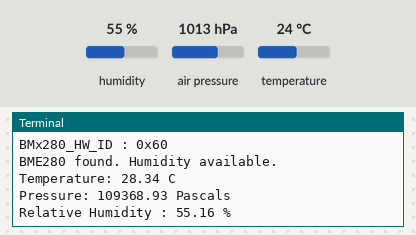
Simulated run of this program. Board: Raspberry Pi (BCM pin numbers). Parts: the last lines printed to the terminal. The test bench sets the inputs (shaded band); at power-on: humidity 55 %, air pressure 1013 hPa, temperature 24 °C. The interpreter's speed is modelled, so counts of loop turns are approximate.

Above: at 1.2 s.
1.3 s: humidity set to 22 %
At 2.5 s:
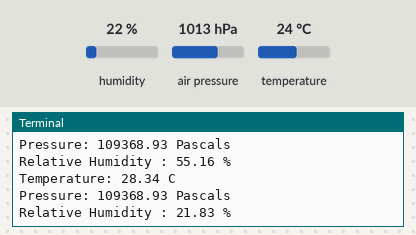
4.0 s: air pressure set to 952 hPa
At 5.3 s:
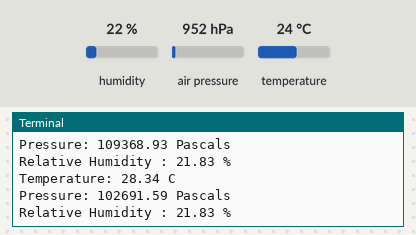
6.7 s: temperature set to 12 °C
At 8.6 s:
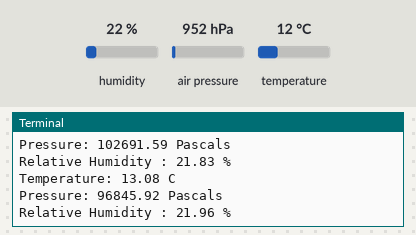
Timing chart, 0 to 10.1 s (numbered marks = the images above; inputs shaded):
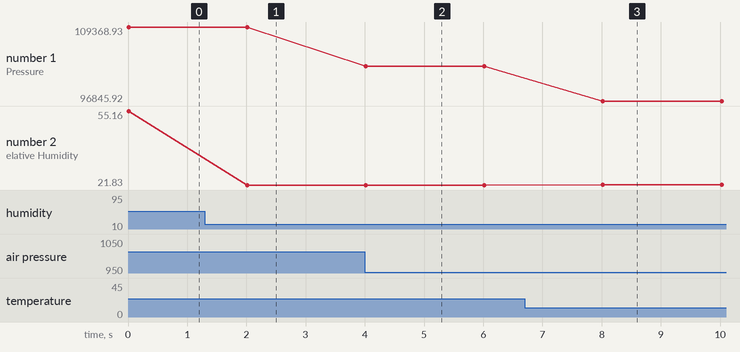

The program:

bmx280_simple.py
```python
"""
s-Sense BME280 by itbrainpower.net and s-Sense BME280 by itbrainpower.net I2C sensors breakout example - v1.0/20200218.

Compatible with:
                s-Sense BME280 I2C temperature, pressure and humidity sensor breakout [PN: SS-BME280#I2C, SKU: ITBP-6002], info https://itbrainpower.net/sensors/BME280-TEMPERATURE-HUMIDITY-PRESSURE-I2C-sensor-breakout
                s-Sense BMP280 I2C temperature and pressure sensor breakout [PN: SS-BMP280#I2C, SKU: ITBP-6001], info https://itbrainpower.net/sensors/BMP280-TEMPERATURE-PRESSURE-I2C-sensor-breakout
		all Raspberry PI, using Python 2.7

Reading temperature, pressure [and humidity - only for BME6280] values example (pulling at 2sec) - based on Arduino BME280 library, 2016 version, written by Tyler Glenn.
Thank you Tyler! Great job!

We've ported Tyler functions into python, patch them, add some variables, functions and functionalities.


Mandatory wiring [bellow for RPi B/B+/II/3B/3B+/4/Zero/Zero W]:
        - sensor Vin            <------> RPI pin 1 [3V3 power] *
        - sensor I2C SDA        <------> RPI pin 3 [i2c-1 SDA]
        - sensor I2C SCL        <------> RPI pin 5 [i2c-1 SCL]
        - sensor GND            <------> RPI pin 9 [GND]

Wiring notes:
        *    to spare 3V3 power - read about RPI I2C sensors 5V powering

WIRING WARNING:
        Wrong wiring may damage your RaspberryPI or your sensor! Double check what you've done.


BME280 / BMP280 definitions are placed in bmx280_param.py


Bellow, how to set-up i2c on RPi and install requiered python packages and other utilities.

Enable I2C channel 1
        a. sudo raspi-config
                menu F5		=> 	enable I2C
                save, exit and reboot.


        b. edit /boot/config.txt and add/enable following directives:
               dtparam=i2c_arm=on
               dtparam=i2c_arm_baudrate=10000

           save and reboot.

Check i2c is loaded:
        run: ls /dev/*i2c*
        should return: /dev/i2c-1

Add i2c-tools packages:
        sudo apt-get install -y i2c-tools

Check sensor I2C connection:
        run: i2cdetect -y 1
        you should see listed the s-Sense BME280 / BMP280 I2C address [0x76]

Install additional python packages:
        a. sudo apt-get install python-setuptools
        b. wget https://files.pythonhosted.org/packages/6a/06/80a6928e5cbfd40c77c08e06ae9975c2a50109586ce66435bd8166ce6bb3/smbus2-0.3.0.tar.gz
        c. expand archive
        d. chdir smbus2-0.3.0
        e. sudo python setup.py install


You are legaly entitled to use this SOFTWARE ONLY IN CONJUNCTION WITH s-Sense BME280 or s-Sense BMP280 I2C sensors DEVICES USAGE. Modifications, derivates and
redistribution of this software must include unmodified this COPYRIGHT NOTICE. You can redistribute this SOFTWARE and/or modify it under the terms
of this COPYRIGHT NOTICE. Any other usage may be permited only after written notice of Dragos Iosub / R&D Software Solutions srl.

This SOFTWARE is distributed is provide "AS IS" in the hope that it will be useful, but WITHOUT ANY WARRANTY; without even the implied warranty of MERCHANTABILITY
or FITNESS FOR A PARTICULAR PURPOSE.


itbrainpower.net invests significant time in design phase of our IoT products and in associated software and support resources.
Support us by purchasing our environmental and air quality sensors from here https://itbrainpower.net/order#s-Sense


Dragos Iosub, Bucharest 2020.
https://itbrainpower.net
"""

from time import sleep
from bmx280 import *


#default settings       =>      BMx280_OSR_X1, BMx280_OSR_X1, BMx280_OSR_X1, BMx280_Mode_Forced, BMx280_StandbyTime_1000ms, BMx280_Filter_Off
bmx280Begin()                                                                   #start BMx280 w. default settings


#bmx280Begin()                                                                   #start BMx280 w. default settings
#bmx280SetSettings(_humOSR, _tempOSR, _presOSR, _mode, _standbyTime, _filter)    #set specific settings

while(1):
        bmx280ReadData()
        temperature = bmx280GetTemperature()
        pressure = bmx280GetPressure()
        print "Temperature: %.2f C" % temperature
        print "Pressure: %.2f Pascals" % pressure

        sensorType = bmx280GetSensorType()
        if(sensorType == DevID_BME280):
        #if(1):
                humidity = bmx280GetHumidity()
                print "Relative Humidity : %.2f %%" % humidity
        sleep(2)
```

bmx280.py
```python
"""
s-Sense BME280 by itbrainpower.net and s-Sense BME280 by itbrainpower.net python library v0.3 / 20200218
BME280 [temperature, pressure and humidity] and BMP280 [temperature and pressure] sensors are manufactured by Bosch Sensortec

Compatible with:
                s-Sense BME280 I2C temperature, pressure and humidity sensor breakout [PN: SS-BME280#I2C, SKU: ITBP-6002], info https://itbrainpower.net/sensors/BME280-TEMPERATURE-HUMIDITY-PRESSURE-I2C-sensor-breakout
                s-Sense BMP280 I2C temperature and pressure sensor breakout [PN: SS-BMP280#I2C, SKU: ITBP-6001], info https://itbrainpower.net/sensors/BMP280-TEMPERATURE-PRESSURE-I2C-sensor-breakout
		all Raspberry PI, using Python 2.7

Reading temperature, pressure [and humidity - only for BME6280] values example (pulling at 2sec) - based on Arduino BME280 library, 2016 version, written by Tyler Glenn.
Thank you Tyler! Great job!

We've ported Tyler functions into python, patch them, add some variables, functions and functionalities.


Mandatory wiring [bellow for RPi B/B+/II/3B/3B+/4/Zero/Zero W]:
        - sensor Vin            <------> RPI pin 1 [3V3 power] *
        - sensor I2C SDA        <------> RPI pin 3 [i2c-1 SDA]
        - sensor I2C SCL        <------> RPI pin 5 [i2c-1 SCL]
        - sensor GND            <------> RPI pin 9 [GND]

Wiring notes:
        *    to spare 3V3 power - read about RPI I2C sensors 5V powering

WIRING WARNING:
        Wrong wiring may damage your RaspberryPI or your sensor! Double check what you've done.


BME280 / BMP280 definitions are placed in bmx280_param.py


Bellow, how to set-up i2c on RPi and install requiered python packages and other utilities.

Enable I2C channel 1
        a. sudo raspi-config
                menu F5		=> 	enable I2C
                save, exit and reboot.


        b. edit /boot/config.txt and add/enable following directives:
               dtparam=i2c_arm=on
               dtparam=i2c_arm_baudrate=10000

           save and reboot.

Check i2c is loaded:
        run: ls /dev/*i2c*
        should return: /dev/i2c-1

Add i2c-tools packages:
        sudo apt-get install -y i2c-tools

Check sensor I2C connection:
        run: i2cdetect -y 1
        you should see listed the s-Sense BME280 / BMP280 I2C address [0x76]

Install additional python packages:
        a. sudo apt-get install python-setuptools
        b. wget https://files.pythonhosted.org/packages/6a/06/80a6928e5cbfd40c77c08e06ae9975c2a50109586ce66435bd8166ce6bb3/smbus2-0.3.0.tar.gz
        c. expand archive
        d. chdir smbus2-0.3.0
        e. sudo python setup.py install


You are legaly entitled to use this SOFTWARE ONLY IN CONJUNCTION WITH s-Sense BME280 or s-Sense BMP280 I2C sensors DEVICES USAGE. Modifications, derivates and
redistribution of this software must include unmodified this COPYRIGHT NOTICE. You can redistribute this SOFTWARE and/or modify it under the terms
of this COPYRIGHT NOTICE. Any other usage may be permited only after written notice of Dragos Iosub / R&D Software Solutions srl.

This SOFTWARE is distributed is provide "AS IS" in the hope that it will be useful, but WITHOUT ANY WARRANTY; without even the implied warranty of MERCHANTABILITY
or FITNESS FOR A PARTICULAR PURPOSE.


itbrainpower.net invests significant time in design phase of our IoT products and in associated software and support resources.
Support us by purchasing our environmental and air quality sensors from here https://itbrainpower.net/order#s-Sense


Dragos Iosub, Bucharest 2020.
https://itbrainpower.net
"""

import smbus2 as smbus

from time import sleep

from bmx280_param import *


sensorType      = 0x00
m_dig = [0x00] * BMx280_DIG_LENGTH

humOSR                  = BMx280_OSRX1
tempOSR                 = BMx280_OSRX1
presOSR                 = BMx280_OSRX1
BMx280_mode             = BMx280_Mode_Forced
BMx280_standbyTime      = BMx280_StandbyTime_1000ms
BMx280_filter           = BMx280_Filter_Off

temp = 0.0
press = 0.0
hum = 0.0


def bmx280ReadNRegisters(address, length):
        global bus
        global BMx280_I2C_ADDRESS
        contents = bus.read_i2c_block_data(BMx280_I2C_ADDRESS, address, length)
        return contents


def bmx280ReadRegister(address):
        global bus
        global BMx280_I2C_ADDRESS

        contents = bus.read_i2c_block_data(BMx280_I2C_ADDRESS, address, 1)
        return contents[0]

def bmx280NWriteRegisters(address, data):
        global bus
        global BMx280_I2C_ADDRESS
        bus.write_i2c_block_data(BMx280_I2C_ADDRESS, address, data)

def bmx280WriteRegister(address, data):
        global bus
        global BMx280_I2C_ADDRESS

        bus.write_byte_data(BMx280_I2C_ADDRESS, address, data)


def bmx280WriteSettings():
        global humOSR
        global tempOSR
        global presOSR
        global BMx280_mode
        global BMx280_standbyTime
        global BMx280_filter

        #ctrlHum = humOSR
        ctrlHum = humOSR | 0x07

        #ctrl_meas register. (ctrl_meas[7:5] = temperature oversampling rate, ctrl_meas[4:2] = pressure oversampling rate, ctrl_meas[1:0] = mode.)
        ctrlMeas = (tempOSR << 5) | (presOSR << 2) | BMx280_mode

        #config register. (config[7:5] = standby time, config[4:2] = filter, ctrl_meas[0] = spi enable.)
        config = (BMx280_standbyTime << 5) | (BMx280_filter << 2)

        bmx280WriteRegister(BMx280_CTRL_HUM_ADDR, ctrlHum)
        bmx280WriteRegister(BMx280_CTRL_MEAS_ADDR, ctrlMeas)
        bmx280WriteRegister(BMx280_CONFIG_ADDR, config)


def bmx280SetSettings(_humOSR, _tempOSR, _presOSR, _mode, _standbyTime, _filter):
        global humOSR
        global tempOSR
        global presOSR
        global BMx280_mode
        global BMx280_standbyTime
        global BMx280_filter

        humOSR = _humOSR
        tempOSR = _tempOSR
        presOSR = _presOSR
        BMx280_mode = _mode
        BMx280_standbyTime = _standbyTime
        BMx280_filter = _filter

        bmx280WriteSettings()


def bmx280SetDefaultSettings():                                 #set default settings
        bmx280SetSettings(BMx280_OSR_X1, BMx280_OSR_X1, BMx280_OSR_X1, BMx280_Mode_Forced, BMx280_StandbyTime_1000ms, BMx280_Filter_Off)


def bmx280Begin():
        global m_dig
        global temp
        global press
        global hum
        global sensorType
        global DevID_BME280
        global DevID_BMP280

        temp = 0.0
        press = 0.0
        hum = 0.0
        m_dig = [0x00] * BMx280_DIG_LENGTH


        contents = bmx280ReadRegister(BMx280_ID_ADDR)           #Hardware ID should be 0x58 or 0x60
        print "BMx280_HW_ID : 0x%02x " %contents


        if (contents == DevID_BME280):                          #identify sensor type"
                sensorType = DevID_BME280
                print "BME280 found. Humidity available."
        elif (contents == DevID_BMP280):
                sensorType = DevID_BMP280
                print "BMP280 found. No humidity available."
        else:
                sensorType = 0
                print "BMx280 not found. Please check wiring."
                return False

        pointer = 0
        cnt = 0

        #print "m-dig TEMP"

        lpointer = 0
        content = bmx280ReadNRegisters(BMx280_TEMP_DIG_ADDR, BMx280_TEMP_DIG_LENGTH)
        cnt += len(content)
        while (lpointer < len(content)):
                m_dig[pointer] = content[lpointer]
                #print "m_dig [%d] : 0x%02x " %(pointer, m_dig[pointer])
                pointer += 1
                lpointer += 1

        #print "m-dig PRESS"

        lpointer = 0
        content = bmx280ReadNRegisters(BMx280_PRESS_DIG_ADDR, BMx280_PRESS_DIG_LENGTH)
        cnt += len(content)
        while (lpointer < len(content)):
                m_dig[pointer] = content[lpointer]
                #print "m_dig [%d] : 0x%02x " %(pointer, m_dig[pointer])
                pointer += 1
                lpointer += 1

        #print "m-dig HUM1"

        lpointer = 0
        content = bmx280ReadNRegisters(BMx280_HUM_DIG_ADDR1, BMx280_HUM_DIG_ADDR1_LENGTH)
        cnt += len(content)
        while (lpointer < len(content)):
                m_dig[pointer] = content[lpointer]
                #print "m_dig [%d] : 0x%02x " %(pointer, m_dig[pointer])
                pointer += 1
                lpointer += 1

        #print "m-dig HUM2"

        lpointer = 0
        content = bmx280ReadNRegisters(BMx280_HUM_DIG_ADDR2, BMx280_HUM_DIG_ADDR2_LENGTH)
        cnt += len(content)
        while (lpointer < len(content)):
                m_dig[pointer] = content[lpointer]
                #print "m_dig [%d] : 0x%02x " %(pointer, m_dig[pointer])
                pointer += 1
                lpointer += 1

        if (cnt != BMx280_DIG_LENGTH):
                print "BMx280 dig registeres failed!"
                return False

        #pointer = 0
        #while (pointer < len(m_dig)):
        #        print "m_dig [%d] : 0x%02x " %(pointer, m_dig[pointer])
        #        pointer += 1


        #bmx280SetSettings(_humOSR, _tempOSR, _presOSR, _standbyTime, _filter)
        #bmx280SetDefaultSettings()                                      #set default settings

        bmx280WriteSettings()

        return 0


def bmx280ReadData():
        global BMx280_mode
        global m_dig
        global temp
        global press
        global hum
        global sensorType

        error = 0

        if (BMx280_mode == BMx280_Mode_Forced):
                #print "forced mode ==> write settings"
                bmx280WriteSettings()

        data = bmx280ReadNRegisters(BMx280_PRESS_ADDR, BMx280_SENSOR_DATA_LENGTH)

        #temperature
        rawTemp   = (data[3] << 12) | (data[4] << 4) | (data[5] >> 4)

        dig_T1 = (m_dig[1] << 8) | m_dig[0]
        dig_T2 = (m_dig[3] << 8) | m_dig[2]
        dig_T3 = (m_dig[5] << 8) | m_dig[4]
        var1 = ((((rawTemp >> 3) - (dig_T1 << 1))) * (dig_T2)) >> 11
        var2 = (((((rawTemp >> 4) - (dig_T1)) * ((rawTemp >> 4) - (dig_T1))) >> 12) * (dig_T3)) >> 14
        t_fine = var1 + var2
        temp = (t_fine * 5 + 128) >> 8
        temp = temp / 100.0


        #pressure
        rawPressure = (data[0] << 12) | (data[1] << 4) | (data[2] >> 4)

        dig_P1 = (m_dig[7]   << 8) | m_dig[6]
        dig_P2 = (m_dig[9]   << 8) | m_dig[8]
        dig_P3 = (m_dig[11] << 8) | m_dig[10]
        dig_P4 = (m_dig[13] << 8) | m_dig[12]
        dig_P5 = (m_dig[15] << 8) | m_dig[14]
        dig_P6 = (m_dig[17] << 8) | m_dig[16]
        dig_P7 = (m_dig[19] << 8) | m_dig[18]
        dig_P8 = (m_dig[21] << 8) | m_dig[20]
        dig_P9 = (m_dig[23] << 8) | m_dig[22]

        var1 = t_fine - 128000
        var2 = var1 * var1 * dig_P6
        var2 = var2 + ((var1 * dig_P5) << 17)
        var2 = var2 + (dig_P4 << 35)
        var1 = ((var1 * var1 * dig_P3) >> 8) + ((var1 * dig_P2) << 12)
        var1 = ((((1) << 47) + var1)) * (dig_P1) >> 33

        if (var1 != 0):                 #    Don't divide by zero.
                press = 1048576 - rawPressure
                press = (((press << 31) - var2) * 3125)/var1
                var1 = ((dig_P9) * (press >> 13) * (press >> 13)) >> 25
                var2 = ((dig_P8) * press) >> 19
                press = ((press + var1 + var2) >> 8) + ((dig_P7) << 4)

                press = (press)/256.0
        else:
                error = -2
                press = -100.0          #error
                print "pressure error - div zero"

        #humidity
        if sensorType == DevID_BME280:
        #if 1:
                rawHumidity = (data[6] << 8) | data[7]

                # Code based on calibration algorthim provided by Bosch.

                dig_H1 =   m_dig[24]
                dig_H2 = (m_dig[26] << 8) | m_dig[25]
                dig_H3 =   m_dig[27]
                dig_H4 = (m_dig[28] << 4) | (0x0F & m_dig[29])
                dig_H5 = (m_dig[30] << 4) | ((m_dig[29] >> 4) & 0x0F)
                dig_H6 =   m_dig[31]

                var1 = (t_fine - (76800))
                var1 = (((((rawHumidity << 14) - ((dig_H4) << 20) - ((dig_H5) * var1)) + (16384)) >> 15) * (((((((var1 * (dig_H6)) >> 10) * (((var1 * (dig_H3)) >> 11) + (32768))) >> 10) + (2097152)) * (dig_H2) + 8192) >> 14))

                var1 = (var1 - (((((var1 >> 15) * (var1 >> 15)) >> 7) * (dig_H1)) >> 4))
                if var1 < 0:
                        var1 = 0
                if var1 > 419430400:
                        var1 = 419430400
                hum = ((var1 >> 12))/1024.0
        else:
                hum = -100.0


def bmx280GetSensorType():
        global sensorType
        return sensorType


def bmx280GetTemperature():
        global temp
        return temp

def bmx280GetPressure():
        global press
        return press

def bmx280GetHumidity():
        global hum
        return hum


# Initialize I2C (SMBus)
try:
    configContents = bmx280ReadRegister(BMx280_ID_ADDR)
    print "I2C alredy loaded"
except:
    bus = smbus.SMBus(channel)
```

Source omitted: bmx280_param.py (1447 bytes)

Measured:
- after the input at 1.3 s, the terminal: prints a new line after 0.71 s (image 1)
- after the input at 4.0 s, the terminal: prints a new line at once (image 2)
- after the input at 6.7 s, the terminal: prints a new line after 1.3 s (image 3)
- plotted number 1: 109368.93 → 102691.59 after the input at 4.0 s, 102691.59 → 96845.92 after the input at 6.7 s
- plotted number 2: 55.16 → 21.83 after the input at 1.3 s, 21.83 → 21.96 after the input at 6.7 s
